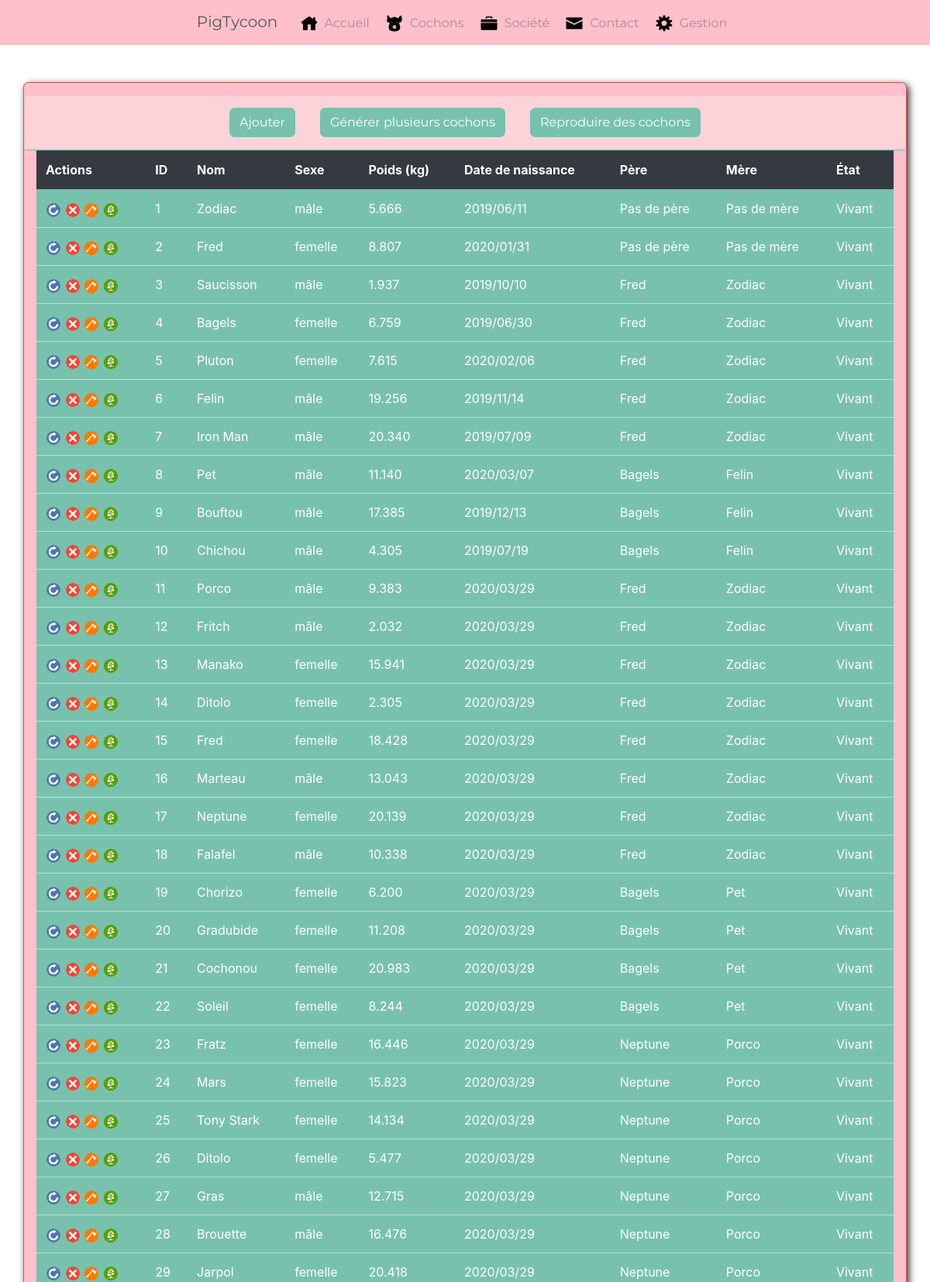
The page /index.php?action=adminListPigs (upper part) on the database its author committed.
### tables this page shows
CREATE TABLE IF NOT EXISTS `pig` (
  `id_pig` int(11) NOT NULL AUTO_INCREMENT,
  `name_pig` varchar(100) NOT NULL,
  `sex_pig` tinyint(4) NOT NULL,
  `weight_pig` decimal(7,3) NOT NULL,
  `mother_pig` int(11) DEFAULT NULL,
  `father_pig` int(11) DEFAULT NULL,
  `birthdate_pig` datetime DEFAULT NULL,
  `deathdate_pig` datetime DEFAULT NULL,
  `state_pig` tinyint(4) NOT NULL DEFAULT '1',
  `thumbnail_pig` int(11) NOT NULL,
  `updated_at_pig` datetime DEFAULT NULL,
  PRIMARY KEY (`id_pig`),
  KEY `fk_pig_thumbnail` (`thumbnail_pig`)
);

CREATE TABLE IF NOT EXISTS `sex` (
  `id_sex` int(11) NOT NULL,
  `type_sex` varchar(100) NOT NULL,
  PRIMARY KEY (`id_sex`)
);

### controllers/backoffice.php (called while the page is built, shortened)
<?php
require_once('models/Manager.php');
require_once('models/PigManager.php');
function adminListPigs()
{
    $pigManager = new PigManager;
    $pigs = $pigManager->getPigs();
    require('views/backoffice/adminListPigs.php');
};

### models/Manager.php (called while the page is built)
<?php
class Manager
{
    protected function dbConnect()
    {
        $db = new PDO('mysql:host=localhost;dbname=pigtycoon;charset=utf8', 'root', '');
        return $db;
    }
}

### models/PigManager.php (called while the page is built, shortened)
<?php
class PigManager extends Manager
{
    private $db;
    public function __construct()
    {
        $this->db = $this->dbConnect();
    }
    function getPigs()
    {
        $req = $this->db->query('SELECT
                           pig1.id_pig, pig1.name_pig,
                           type_sex, pig1.weight_pig,
                           pig1.mother_pig, pig1.father_pig,
                           pig2.name_pig AS mother_name,
                           pig3.name_pig AS father_name,
                           pig1.state_pig, name_photo,
                           DATE_FORMAT(pig1.birthdate_pig, \'%Y/%m/%d\') AS raw_birthdate_pig,
                           DATE_FORMAT(pig1.birthdate_pig, \'%d/%m/%Y à %Hh%imin\') AS birthdate_pig,
                           DATE_FORMAT(pig1.deathdate_pig, \'%d/%m/%Y à %Hh%imin\') AS deathdate_pig,
                           (DATEDIFF(pig1.deathdate_pig, NOW())) AS deathtime_pig
                           FROM pig AS pig1
                           LEFT OUTER JOIN pig AS pig2
                           ON pig2.id_pig = pig1.mother_pig
                           LEFT OUTER JOIN pig AS pig3
                           ON pig3.id_pig = pig1.father_pig
                           LEFT JOIN photo
                           ON photo.id_photo = pig1.thumbnail_pig
                           LEFT JOIN sex
                           ON pig1.sex_pig = sex.id_sex
                           WHERE pig1.state_pig = 1
                           ORDER BY id_pig;');
        return $req;
    }
}

### views/backoffice/adminListPigs.php (the view, shortened to what this page needs)
<div class="container containerPig bg-primary">
    <div class="row navAdmin justify-content-center">
        <a href="index.php?action=newPig">
            <button type="button" class="btn btn-primary">Ajouter</button>
        </a>
        <a href="index.php?action=generatePigs">
            <button type="button" class="btn btn-primary">Générer plusieurs cochons</button>
        </a>
        <a href="index.php?action=reproducePigs">
            <button type="button" class="btn btn-primary">Reproduire des cochons</button>
        </a>
    </div>
    <table id="tableAdminPigs" class="table table-striped table-hover">
        <thead>
            <tr class="table-dark">
                <th scope="col">Actions</th>
                <th scope="col">ID</th>
                <th scope="col">Nom</th>
                <th scope="col">Sexe</th>
                <th scope="col">Poids (kg)</th>
                <th scope="col">Date de naissance</th>
                <th scope="col">Père</th>
                <th scope="col">Mère</th>
                <th scope="col">État</th>
            </tr>
        </thead>
        <tbody>
            <?php
            while ($pig = $pigs->fetch()) {
            ?>
                <tr class="table-primary">
                    <td>
                        <a href="index.php?action=updatePig&id=<?php echo $pig['id_pig']; ?>">
                            <img src="public/images/icons/update.png" alt="Update" title="Update" style="width:20px;height:20px">
                        </a>
                        <a href="index.php?action=deletePig&id=<?php echo $pig['id_pig']; ?>">
                            <img src="public/images/icons/delete.png" alt="Delete" title="Delete" style="width:20px;height:20px">
                        </a>
                        <a href="index.php?action=killPig&id=<?php echo $pig['id_pig']; ?>">
                            <img src="public/images/icons/kill.png" alt="Kill" title="Kill" style="width:20px;height:20px">
                        </a>
                        <a href="index.php?action=genealogyPig&id=<?php echo $pig['id_pig']; ?>">
                            <img src="public/images/icons/tree.png" alt="Genealogy" title="Genealogy" style="width:20px;height:20px">
                        </a>
                    </td>
                    <td><?php echo $pig['id_pig']; ?></td>
                    <td><?php echo $pig['name_pig']; ?></td>
                    <td><?php echo $pig['type_sex']; ?></td>
                    <td><?php echo $pig['weight_pig']; ?></td>
                    <td><?php echo $pig['raw_birthdate_pig']; ?></td>
                    <td>
                        <?php
                        if ($pig['father_pig'] == null) {
                            echo 'Pas de père';
                        } else {
                            echo $pig['father_name'];
                        }
                        ?>
                    </td>
                    <td>
                        <?php
                        if ($pig['mother_pig'] == null) {
                            echo 'Pas de mère';
                        } else {
                            echo $pig['mother_name'];
                        }
                        ?>
                    </td>
                    <td>
                        <?php
                        if ($pig['deathtime_pig'] > 0) {
                            echo 'Vivant';
                        } else {
                            echo 'Mort';
                        }
                        ?>
                    </td>
                </tr>
            <?php
            }
            ?>
        </tbody>
    </table>
</div>
<?php require('views/frontoffice/template.php'); ?>

### public/css/style.css (style rules this page uses)
.bg-primary { background-color: pink !important; }
html, body { height: 100%; margin: 0; }
body { height: 100%; margin-bottom: 0; background-image: url("../images/others/bg4.jpg") !important; background-size: cover; background-attachment: fixed; }
.containerPig { border: 0.1rem solid rgb(204, 86, 86); border-radius: 0.4rem; margin-top: 3rem; box-shadow: 3px 3px 10px rgb(44, 44, 44); padding: 1rem; margin-bottom: 2.5rem; }
.navAdmin { border-bottom: 1px solid #56CC9D; background-color: rgb(253, 211, 218); }
.navAdmin button { margin: 1rem; }

### rows shown on the page
pig: id_pig "1", name_pig "Zodiac", sex.type_sex "mâle", weight_pig "5.666", raw_birthdate_pig "2019/06/11", shows "Pas de père", shows "Pas de mère"
pig: id_pig "2", name_pig "Fred", sex.type_sex "femelle", weight_pig "8.807", raw_birthdate_pig "2020/01/31", shows "Pas de père", shows "Pas de mère"
pig: id_pig "3", name_pig "Saucisson", sex.type_sex "mâle", weight_pig "1.937", raw_birthdate_pig "2019/10/10", pig.name_pig "Fred", pig.name_pig "Zodiac"
pig: id_pig "4", name_pig "Bagels", sex.type_sex "femelle", weight_pig "6.759", raw_birthdate_pig "2019/06/30", pig.name_pig "Fred", pig.name_pig "Zodiac"
pig: id_pig "5", name_pig "Pluton", sex.type_sex "femelle", weight_pig "7.615", raw_birthdate_pig "2020/02/06", pig.name_pig "Fred", pig.name_pig "Zodiac"
pig: id_pig "6", name_pig "Felin", sex.type_sex "mâle", weight_pig "19.256", raw_birthdate_pig "2019/11/14", pig.name_pig "Fred", pig.name_pig "Zodiac"
pig: id_pig "7", name_pig "Iron Man", sex.type_sex "mâle", weight_pig "20.340", raw_birthdate_pig "2019/07/09", pig.name_pig "Fred", pig.name_pig "Zodiac"
pig: id_pig "8", name_pig "Pet", sex.type_sex "mâle", weight_pig "11.140", raw_birthdate_pig "2020/03/07", pig.name_pig "Bagels", pig.name_pig "Felin"
pig: id_pig "9", name_pig "Bouftou", sex.type_sex "mâle", weight_pig "17.385", raw_birthdate_pig "2019/12/13", pig.name_pig "Bagels", pig.name_pig "Felin"
pig: id_pig "10", name_pig "Chichou", sex.type_sex "mâle", weight_pig "4.305", raw_birthdate_pig "2019/07/19", pig.name_pig "Bagels", pig.name_pig "Felin"
pig: id_pig "11", name_pig "Porco", sex.type_sex "mâle", weight_pig "9.383", raw_birthdate_pig "2020/03/29", pig.name_pig "Fred", pig.name_pig "Zodiac"
pig: id_pig "12", name_pig "Fritch", sex.type_sex "mâle", weight_pig "2.032", raw_birthdate_pig "2020/03/29", pig.name_pig "Fred", pig.name_pig "Zodiac"
pig: id_pig "13", name_pig "Manako", sex.type_sex "femelle", weight_pig "15.941", raw_birthdate_pig "2020/03/29", pig.name_pig "Fred", pig.name_pig "Zodiac"
pig: id_pig "14", name_pig "Ditolo", sex.type_sex "femelle", weight_pig "2.305", raw_birthdate_pig "2020/03/29", pig.name_pig "Fred", pig.name_pig "Zodiac"
pig: id_pig "15", name_pig "Fred", sex.type_sex "femelle", weight_pig "18.428", raw_birthdate_pig "2020/03/29", pig.name_pig "Fred", pig.name_pig "Zodiac"
pig: id_pig "16", name_pig "Marteau", sex.type_sex "mâle", weight_pig "13.043", raw_birthdate_pig "2020/03/29", pig.name_pig "Fred", pig.name_pig "Zodiac"
pig: id_pig "17", name_pig "Neptune", sex.type_sex "femelle", weight_pig "20.139", raw_birthdate_pig "2020/03/29", pig.name_pig "Fred", pig.name_pig "Zodiac"
pig: id_pig "18", name_pig "Falafel", sex.type_sex "mâle", weight_pig "10.338", raw_birthdate_pig "2020/03/29", pig.name_pig "Fred", pig.name_pig "Zodiac"
pig: id_pig "19", name_pig "Chorizo", sex.type_sex "femelle", weight_pig "6.200", raw_birthdate_pig "2020/03/29", pig.name_pig "Bagels", pig.name_pig "Pet"
pig: id_pig "20", name_pig "Gradubide", sex.type_sex "femelle", weight_pig "11.208", raw_birthdate_pig "2020/03/29", pig.name_pig "Bagels", pig.name_pig "Pet"
pig: id_pig "21", name_pig "Cochonou", sex.type_sex "femelle", weight_pig "20.983", raw_birthdate_pig "2020/03/29", pig.name_pig "Bagels", pig.name_pig "Pet"
pig: id_pig "22", name_pig "Soleil", sex.type_sex "femelle", weight_pig "8.244", raw_birthdate_pig "2020/03/29", pig.name_pig "Bagels", pig.name_pig "Pet"
pig: id_pig "23", name_pig "Fratz", sex.type_sex "femelle", weight_pig "16.446", raw_birthdate_pig "2020/03/29", pig.name_pig "Neptune", pig.name_pig "Porco"
pig: id_pig "24", name_pig "Mars", sex.type_sex "femelle", weight_pig "15.823", raw_birthdate_pig "2020/03/29", pig.name_pig "Neptune", pig.name_pig "Porco"
pig: id_pig "25", name_pig "Tony Stark", sex.type_sex "femelle", weight_pig "14.134", raw_birthdate_pig "2020/03/29", pig.name_pig "Neptune", pig.name_pig "Porco"
pig: id_pig "26", name_pig "Ditolo", sex.type_sex "femelle", weight_pig "5.477", raw_birthdate_pig "2020/03/29", pig.name_pig "Neptune", pig.name_pig "Porco"
pig: id_pig "27", name_pig "Gras", sex.type_sex "mâle", weight_pig "12.715", raw_birthdate_pig "2020/03/29", pig.name_pig "Neptune", pig.name_pig "Porco"
pig: id_pig "28", name_pig "Brouette", sex.type_sex "mâle", weight_pig "16.476", raw_birthdate_pig "2020/03/29", pig.name_pig "Neptune", pig.name_pig "Porco"
pig: id_pig "29", name_pig "Jarpol", sex.type_sex "femelle", weight_pig "20.418", raw_birthdate_pig "2020/03/29", pig.name_pig "Neptune", pig.name_pig "Porco"
